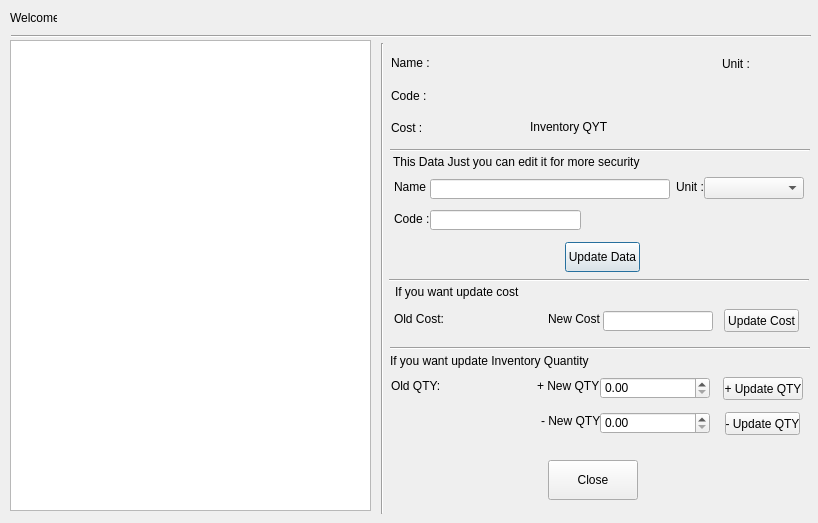
<?xml version="1.0" encoding="UTF-8"?>
<ui version="4.0">
 <class>editFPDialog</class>
 <widget class="QDialog" name="editFPDialog">
  <property name="geometry">
   <rect>
    <x>0</x>
    <y>0</y>
    <width>818</width>
    <height>523</height>
   </rect>
  </property>
  <property name="windowTitle">
   <string>Edit Finish Product</string>
  </property>
  <widget class="QLabel" name="label">
   <property name="geometry">
    <rect>
     <x>10</x>
     <y>10</y>
     <width>47</width>
     <height>16</height>
    </rect>
   </property>
   <property name="text">
    <string>Welcome, </string>
   </property>
  </widget>
  <widget class="QLabel" name="loggeduserlbl">
   <property name="geometry">
    <rect>
     <x>61</x>
     <y>11</y>
     <width>170</width>
     <height>16</height>
    </rect>
   </property>
   <property name="font">
    <font>
     <weight>75</weight>
     <bold>true</bold>
    </font>
   </property>
   <property name="text">
    <string/>
   </property>
  </widget>
  <widget class="Line" name="line">
   <property name="geometry">
    <rect>
     <x>11</x>
     <y>28</y>
     <width>800</width>
     <height>16</height>
    </rect>
   </property>
   <property name="orientation">
    <enum>Qt::Horizontal</enum>
   </property>
  </widget>
  <widget class="QWidget" name="verticalLayoutWidget">
   <property name="geometry">
    <rect>
     <x>391</x>
     <y>50</y>
     <width>81</width>
     <height>91</height>
    </rect>
   </property>
   <layout class="QVBoxLayout" name="verticalLayout">
    <item>
     <widget class="QLabel" name="label_3">
      <property name="text">
       <string>Name :</string>
      </property>
     </widget>
    </item>
    <item>
     <widget class="QLabel" name="label_5">
      <property name="text">
       <string>Code :</string>
      </property>
     </widget>
    </item>
    <item>
     <widget class="QLabel" name="label_8">
      <property name="text">
       <string>Cost :</string>
      </property>
     </widget>
    </item>
   </layout>
  </widget>
  <widget class="Line" name="line_2">
   <property name="geometry">
    <rect>
     <x>372</x>
     <y>43</y>
     <width>20</width>
     <height>471</height>
    </rect>
   </property>
   <property name="orientation">
    <enum>Qt::Vertical</enum>
   </property>
  </widget>
  <widget class="QLabel" name="fpnamelbl">
   <property name="geometry">
    <rect>
     <x>430</x>
     <y>54</y>
     <width>270</width>
     <height>20</height>
    </rect>
   </property>
   <property name="text">
    <string/>
   </property>
  </widget>
  <widget class="QLabel" name="fpcodelbl">
   <property name="geometry">
    <rect>
     <x>435</x>
     <y>85</y>
     <width>130</width>
     <height>20</height>
    </rect>
   </property>
   <property name="text">
    <string/>
   </property>
  </widget>
  <widget class="QLabel" name="label_7">
   <property name="geometry">
    <rect>
     <x>722</x>
     <y>54</y>
     <width>30</width>
     <height>20</height>
    </rect>
   </property>
   <property name="text">
    <string>Unit :</string>
   </property>
  </widget>
  <widget class="QLabel" name="fpcostlbl">
   <property name="geometry">
    <rect>
     <x>425</x>
     <y>116</y>
     <width>131</width>
     <height>20</height>
    </rect>
   </property>
   <property name="font">
    <font>
     <weight>75</weight>
     <bold>true</bold>
    </font>
   </property>
   <property name="text">
    <string/>
   </property>
  </widget>
  <widget class="QLabel" name="fpunitlbl">
   <property name="geometry">
    <rect>
     <x>750</x>
     <y>54</y>
     <width>50</width>
     <height>20</height>
    </rect>
   </property>
   <property name="text">
    <string/>
   </property>
  </widget>
  <widget class="QLabel" name="label_4">
   <property name="geometry">
    <rect>
     <x>530</x>
     <y>114</y>
     <width>79</width>
     <height>25</height>
    </rect>
   </property>
   <property name="text">
    <string>Inventory QYT :</string>
   </property>
  </widget>
  <widget class="QLabel" name="fpinvqtylbl">
   <property name="geometry">
    <rect>
     <x>610</x>
     <y>116</y>
     <width>81</width>
     <height>20</height>
    </rect>
   </property>
   <property name="font">
    <font>
     <weight>75</weight>
     <bold>true</bold>
    </font>
   </property>
   <property name="text">
    <string/>
   </property>
  </widget>
  <widget class="Line" name="line_3">
   <property name="geometry">
    <rect>
     <x>390</x>
     <y>142</y>
     <width>420</width>
     <height>16</height>
    </rect>
   </property>
   <property name="orientation">
    <enum>Qt::Horizontal</enum>
   </property>
  </widget>
  <widget class="QLabel" name="label_15">
   <property name="geometry">
    <rect>
     <x>394</x>
     <y>174</y>
     <width>79</width>
     <height>26</height>
    </rect>
   </property>
   <property name="text">
    <string>Name :</string>
   </property>
  </widget>
  <widget class="QLabel" name="label_16">
   <property name="geometry">
    <rect>
     <x>676</x>
     <y>177</y>
     <width>30</width>
     <height>20</height>
    </rect>
   </property>
   <property name="text">
    <string>Unit :</string>
   </property>
  </widget>
  <widget class="QLabel" name="label_20">
   <property name="geometry">
    <rect>
     <x>394</x>
     <y>206</y>
     <width>50</width>
     <height>25</height>
    </rect>
   </property>
   <property name="text">
    <string>Code :</string>
   </property>
  </widget>
  <widget class="QLineEdit" name="fpnameled">
   <property name="geometry">
    <rect>
     <x>430</x>
     <y>179</y>
     <width>240</width>
     <height>20</height>
    </rect>
   </property>
  </widget>
  <widget class="QComboBox" name="unitcomboBox">
   <property name="geometry">
    <rect>
     <x>704</x>
     <y>177</y>
     <width>100</width>
     <height>22</height>
    </rect>
   </property>
   <item>
    <property name="text">
     <string/>
    </property>
   </item>
   <item>
    <property name="text">
     <string>Millimetre ( MM )</string>
    </property>
   </item>
   <item>
    <property name="text">
     <string>Centimeter ( CM )</string>
    </property>
   </item>
   <item>
    <property name="text">
     <string>Metre ( M )</string>
    </property>
   </item>
   <item>
    <property name="text">
     <string>Gram ( G )</string>
    </property>
   </item>
   <item>
    <property name="text">
     <string>Kilogram ( KG )</string>
    </property>
   </item>
   <item>
    <property name="text">
     <string>Each ( EA )</string>
    </property>
   </item>
   <item>
    <property name="text">
     <string>Litre ( L )</string>
    </property>
   </item>
  </widget>
  <widget class="QLabel" name="label_18">
   <property name="geometry">
    <rect>
     <x>393</x>
     <y>152</y>
     <width>400</width>
     <height>20</height>
    </rect>
   </property>
   <property name="text">
    <string>This Data Just you can edit it for more security</string>
   </property>
  </widget>
  <widget class="Line" name="line_4">
   <property name="geometry">
    <rect>
     <x>389</x>
     <y>272</y>
     <width>420</width>
     <height>16</height>
    </rect>
   </property>
   <property name="orientation">
    <enum>Qt::Horizontal</enum>
   </property>
  </widget>
  <widget class="QPushButton" name="dataupdatebtn">
   <property name="geometry">
    <rect>
     <x>565</x>
     <y>242</y>
     <width>75</width>
     <height>30</height>
    </rect>
   </property>
   <property name="text">
    <string>Update Data</string>
   </property>
  </widget>
  <widget class="QLabel" name="label_19">
   <property name="geometry">
    <rect>
     <x>395</x>
     <y>282</y>
     <width>160</width>
     <height>20</height>
    </rect>
   </property>
   <property name="text">
    <string>If you want update cost</string>
   </property>
  </widget>
  <widget class="QLabel" name="label_21">
   <property name="geometry">
    <rect>
     <x>390</x>
     <y>351</y>
     <width>400</width>
     <height>20</height>
    </rect>
   </property>
   <property name="text">
    <string>If you want update Inventory Quantity</string>
   </property>
  </widget>
  <widget class="QLabel" name="label_22">
   <property name="geometry">
    <rect>
     <x>394</x>
     <y>309</y>
     <width>50</width>
     <height>20</height>
    </rect>
   </property>
   <property name="text">
    <string>Old Cost:</string>
   </property>
  </widget>
  <widget class="QLabel" name="oldcostlbl">
   <property name="geometry">
    <rect>
     <x>443</x>
     <y>310</y>
     <width>80</width>
     <height>20</height>
    </rect>
   </property>
   <property name="font">
    <font>
     <weight>75</weight>
     <bold>true</bold>
    </font>
   </property>
   <property name="text">
    <string/>
   </property>
  </widget>
  <widget class="QLabel" name="label_24">
   <property name="geometry">
    <rect>
     <x>548</x>
     <y>309</y>
     <width>60</width>
     <height>20</height>
    </rect>
   </property>
   <property name="text">
    <string>New Cost :</string>
   </property>
  </widget>
  <widget class="QLineEdit" name="newcostled">
   <property name="geometry">
    <rect>
     <x>603</x>
     <y>311</y>
     <width>110</width>
     <height>20</height>
    </rect>
   </property>
  </widget>
  <widget class="QPushButton" name="updatecostbtn">
   <property name="geometry">
    <rect>
     <x>724</x>
     <y>309</y>
     <width>75</width>
     <height>23</height>
    </rect>
   </property>
   <property name="text">
    <string>Update Cost</string>
   </property>
  </widget>
  <widget class="Line" name="line_5">
   <property name="geometry">
    <rect>
     <x>390</x>
     <y>340</y>
     <width>420</width>
     <height>16</height>
    </rect>
   </property>
   <property name="orientation">
    <enum>Qt::Horizontal</enum>
   </property>
  </widget>
  <widget class="QPushButton" name="updateqtybtn">
   <property name="geometry">
    <rect>
     <x>723</x>
     <y>377</y>
     <width>80</width>
     <height>23</height>
    </rect>
   </property>
   <property name="text">
    <string>+ Update QTY</string>
   </property>
  </widget>
  <widget class="QLabel" name="oldqtylbl">
   <property name="geometry">
    <rect>
     <x>440</x>
     <y>377</y>
     <width>80</width>
     <height>20</height>
    </rect>
   </property>
   <property name="font">
    <font>
     <weight>75</weight>
     <bold>true</bold>
    </font>
   </property>
   <property name="text">
    <string/>
   </property>
  </widget>
  <widget class="QLabel" name="label_26">
   <property name="geometry">
    <rect>
     <x>537</x>
     <y>376</y>
     <width>70</width>
     <height>20</height>
    </rect>
   </property>
   <property name="text">
    <string>+ New QTY :</string>
   </property>
  </widget>
  <widget class="QLabel" name="label_27">
   <property name="geometry">
    <rect>
     <x>391</x>
     <y>376</y>
     <width>50</width>
     <height>20</height>
    </rect>
   </property>
   <property name="text">
    <string>Old QTY:</string>
   </property>
  </widget>
  <widget class="QDoubleSpinBox" name="newqtySpinBox">
   <property name="geometry">
    <rect>
     <x>600</x>
     <y>377</y>
     <width>110</width>
     <height>22</height>
    </rect>
   </property>
  </widget>
  <widget class="QPushButton" name="closebtn">
   <property name="geometry">
    <rect>
     <x>548</x>
     <y>460</y>
     <width>90</width>
     <height>40</height>
    </rect>
   </property>
   <property name="text">
    <string>Close</string>
   </property>
  </widget>
  <widget class="QListWidget" name="listWidget">
   <property name="geometry">
    <rect>
     <x>10</x>
     <y>40</y>
     <width>361</width>
     <height>471</height>
    </rect>
   </property>
  </widget>
  <widget class="QLineEdit" name="fpcodeled">
   <property name="geometry">
    <rect>
     <x>430</x>
     <y>210</y>
     <width>151</width>
     <height>20</height>
    </rect>
   </property>
  </widget>
  <widget class="QPushButton" name="updateqtybtn_2">
   <property name="geometry">
    <rect>
     <x>725</x>
     <y>412</y>
     <width>75</width>
     <height>23</height>
    </rect>
   </property>
   <property name="text">
    <string>- Update QTY</string>
   </property>
  </widget>
  <widget class="QLabel" name="label_28">
   <property name="geometry">
    <rect>
     <x>541</x>
     <y>411</y>
     <width>70</width>
     <height>20</height>
    </rect>
   </property>
   <property name="text">
    <string>- New QTY :</string>
   </property>
  </widget>
  <widget class="QDoubleSpinBox" name="newqtySpinBox_2">
   <property name="geometry">
    <rect>
     <x>600</x>
     <y>412</y>
     <width>110</width>
     <height>22</height>
    </rect>
   </property>
  </widget>
 </widget>
 <resources/>
 <connections/>
</ui>
